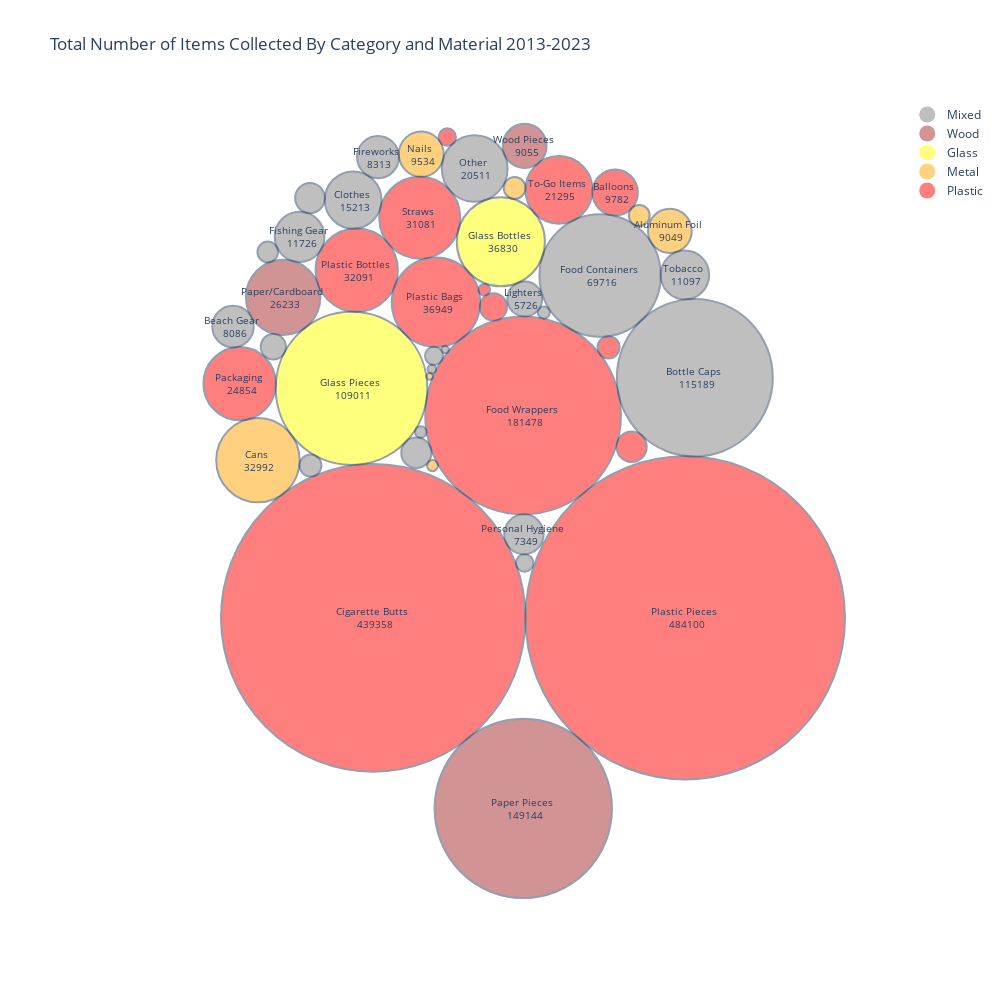

Source (notebook cell):
### Code cell
# Get data from 2013-2023 and make circle packing graph
fig = graph_maker.circle_packing_graph(plot_colors=None)
fig.show()

### Figure 1 — Plotly figure (JSON) as saved in the notebook; plotly's stock layout.template omitted (floating-point values rounded to 4 significant figures)
{"data": [{"marker": {"color": "grey", "opacity": 0.5, "size": 20, "symbol": "circle"}, "mode": "markers", "name": "Mixed", "showlegend": true, "type": "scatter", "x": [null], "y": [null]}, {"marker": {"color": "brown", "opacity": 0.5, "size": 20, "symbol": "circle"}, "mode": "markers", "name": "Wood", "showlegend": true, "type": "scatter", "x": [null], "y": [null]}, {"marker": {"color": "yellow", "opacity": 0.5, "size": 20, "symbol": "circle"}, "mode": "markers", "name": "Glass", "showlegend": true, "type": "scatter", "x": [null], "y": [null]}, {"marker": {"color": "orange", "opacity": 0.5, "size": 20, "symbol": "circle"}, "mode": "markers", "name": "Metal", "showlegend": true, "type": "scatter", "x": [null], "y": [null]}, {"marker": {"color": "red", "opacity": 0.5, "size": 20, "symbol": "circle"}, "mode": "markers", "name": "Plastic", "showlegend": true, "type": "scatter", "x": [null], "y": [null]}], "layout": {"annotations": [{"font": {"size": 10}, "hovertext": "Plastic Pieces <br> 484100", "showarrow": false, "text": "Plastic Pieces <br> 484100", "x": 0.5172, "y": -0.2762}, {"font": {"size": 10}, "hovertext": "Cigarette Butts <br> 439358", "showarrow": false, "text": "Cigarette Butts <br> 439358", "x": -0.2907, "y": -0.2762}, {"font": {"size": 10}, "hovertext": "Food Wrappers <br> 181478", "showarrow": false, "text": "Food Wrappers <br> 181478", "x": 0.09732, "y": 0.2421}, {"font": {"size": 10}, "hovertext": "Paper Pieces <br> 149144", "showarrow": false, "text": "Paper Pieces <br> 149144", "x": 0.09789, "y": -0.7641}, {"font": {"size": 10}, "hovertext": "Bottle Caps <br> 115189", "showarrow": false, "text": "Bottle Caps <br> 115189", "x": 0.542, "y": 0.3388}, {"font": {"size": 10}, "hovertext": "Glass Pieces <br> 109011", "showarrow": false, "text": "Glass Pieces <br> 109011", "x": -0.3469, "y": 0.3116}, {"font": {"size": 10}, "hovertext": "Food Containers <br> 69716", "showarrow": false, "text": "Food Containers <br> 69716", "x": 0.2967, "y": 0.6007}, {"font": {"size": 10}, "hovertext": "Plastic Bags <br> 36949", "showarrow": false, "text": "Plastic Bags <br> 36949", "x": -0.1284, "y": 0.5323}, {"font": {"size": 10}, "hovertext": "Glass Bottles <br> 36830", "showarrow": false, "text": "Glass Bottles <br> 36830", "x": 0.03972, "y": 0.687}, {"font": {"size": 10}, "hovertext": "Cans <br> 32992", "showarrow": false, "text": "Cans <br> 32992", "x": -0.5893, "y": 0.1275}, {"font": {"size": 10}, "hovertext": "Plastic Bottles <br> 32091", "showarrow": false, "text": "Plastic Bottles <br> 32091", "x": -0.3334, "y": 0.6141}, {"font": {"size": 10}, "hovertext": "Straws <br> 31081", "showarrow": false, "text": "Straws <br> 31081", "x": -0.1704, "y": 0.7486}, {"font": {"size": 10}, "hovertext": "Paper/Cardboard <br> 26233", "showarrow": false, "text": "Paper/Cardboard <br> 26233", "x": -0.524, "y": 0.5446}, {"font": {"size": 10}, "hovertext": "Packaging <br> 24854", "showarrow": false, "text": "Packaging <br> 24854", "x": -0.6367, "y": 0.3236}, {"font": {"size": 10}, "hovertext": "To-Go Items <br> 21295", "showarrow": false, "text": "To-Go Items <br> 21295", "x": 0.1903, "y": 0.82}, {"font": {"size": 10}, "hovertext": "Other <br> 20511", "showarrow": false, "text": "Other <br> 20511", "x": -0.02801, "y": 0.8744}, {"font": {"size": 10}, "hovertext": "Clothes <br> 15213", "showarrow": false, "text": "Clothes <br> 15213", "x": -0.3427, "y": 0.7938}, {"font": {"size": 10}, "hovertext": "Fishing Gear <br> 11726", "showarrow": false, "text": "Fishing Gear <br> 11726", "x": -0.4815, "y": 0.6996}, {"font": {"size": 10}, "hovertext": "Tobacco <br> 11097", "showarrow": false, "text": "Tobacco <br> 11097", "x": 0.5164, "y": 0.602}, {"font": {"size": 10}, "hovertext": "Balloons <br> 9782", "showarrow": false, "text": "Balloons <br> 9782", "x": 0.3357, "y": 0.813}, {"font": {"size": 10}, "hovertext": "Nails <br> 9534", "showarrow": false, "text": "Nails <br> 9534", "x": -0.1664, "y": 0.9114}, {"font": {"size": 10}, "hovertext": "Wood Pieces <br> 9055", "showarrow": false, "text": "Wood Pieces <br> 9055", "x": 0.1013, "y": 0.9324}, {"font": {"size": 10}, "hovertext": "Aluminum Foil <br> 9049", "showarrow": false, "text": "Aluminum Foil <br> 9049", "x": 0.4774, "y": 0.7147}, {"font": {"size": 10}, "hovertext": "Fireworks <br> 8313", "showarrow": false, "text": "Fireworks <br> 8313", "x": -0.2784, "y": 0.9039}, {"font": {"size": 10}, "hovertext": "Beach Gear <br> 8086", "showarrow": false, "text": "Beach Gear <br> 8086", "x": -0.6538, "y": 0.4698}, {"font": {"size": 10}, "hovertext": "Personal Hygiene <br> 7349", "showarrow": false, "text": "Personal Hygiene <br> 7349", "x": 0.0996, "y": -0.06214}, {"font": {"size": 10}, "hovertext": "Lighters <br> 5726", "showarrow": false, "text": "Lighters <br> 5726", "x": 0.1016, "y": 0.5404}, {"font": {"size": 10}, "hovertext": "Bandaids <br> 4319", "showarrow": false, "text": "", "x": -0.179, "y": 0.1466}, {"font": {"size": 10}, "hovertext": "Lids <br> 4310", "showarrow": false, "text": "", "x": 0.3785, "y": 0.1621}, {"font": {"size": 10}, "hovertext": "Construction Materials <br> 4176", "showarrow": false, "text": "", "x": -0.4544, "y": 0.7987}, {"font": {"size": 10}, "hovertext": "Utensils <br> 3473", "showarrow": false, "text": "", "x": 0.02048, "y": 0.5201}, {"font": {"size": 10}, "hovertext": "Strapping Bands <br> 3003", "showarrow": false, "text": "", "x": -0.5495, "y": 0.4182}, {"font": {"size": 10}, "hovertext": "6-Pack Holders <br> 2294", "showarrow": false, "text": "", "x": 0.3186, "y": 0.4165}, {"font": {"size": 10}, "hovertext": "PPE <br> 2254", "showarrow": false, "text": "", "x": -0.4531, "y": 0.1137}, {"font": {"size": 10}, "hovertext": "Batteries <br> 2241", "showarrow": false, "text": "", "x": 0.07543, "y": 0.8247}, {"font": {"size": 10}, "hovertext": "Syringes <br> 2059", "showarrow": false, "text": "", "x": 0.3982, "y": 0.7542}, {"font": {"size": 10}, "hovertext": "Footwear <br> 2006", "showarrow": false, "text": "", "x": -0.5639, "y": 0.6609}, {"font": {"size": 10}, "hovertext": "Cigar Tips <br> 1537", "showarrow": false, "text": "", "x": -0.1334, "y": 0.3948}, {"font": {"size": 10}, "hovertext": "Rope <br> 1423", "showarrow": false, "text": "", "x": 0.1014, "y": -0.1355}, {"font": {"size": 10}, "hovertext": "Beverage Bottles <br> 1413", "showarrow": false, "text": "", "x": -0.09891, "y": 0.9552}, {"font": {"size": 10}, "hovertext": "Tires <br> 684", "showarrow": false, "text": "", "x": 0.1511, "y": 0.5056}, {"font": {"size": 10}, "hovertext": "Bagged Pet Waste <br> 636", "showarrow": false, "text": "", "x": -0.1676, "y": 0.1998}, {"font": {"size": 10}, "hovertext": "Beverage Pouches <br> 625", "showarrow": false, "text": "", "x": -0.00314, "y": 0.564}, {"font": {"size": 10}, "hovertext": "Appliances <br> 564", "showarrow": false, "text": "", "x": -0.1372, "y": 0.1137}, {"font": {"size": 10}, "hovertext": "E-Waste <br> 347", "showarrow": false, "text": "", "x": -0.1389, "y": 0.3609}, {"font": {"size": 10}, "hovertext": "Car Parts <br> 260", "showarrow": false, "text": "", "x": -0.1044, "y": 0.4108}, {"font": {"size": 10}, "hovertext": "Bikes <br> 199", "showarrow": false, "text": "", "x": -0.1445, "y": 0.3422}], "autosize": false, "height": 1000, "plot_bgcolor": "rgba(0, 0, 0, 0)", "shapes": [{"fillcolor": "red", "line": {"width": 2}, "opacity": 0.5, "type": "circle", "x0": 0.1035, "x1": 0.9309, "xref": "x", "y0": -0.6899, "y1": 0.1375, "yref": "y"}, {"fillcolor": "red", "line": {"width": 2}, "opacity": 0.5, "type": "circle", "x0": -0.6848, "x1": 0.1035, "xref": "x", "y0": -0.6703, "y1": 0.118, "yref": "y"}, {"fillcolor": "red", "line": {"width": 2}, "opacity": 0.5, "type": "circle", "x0": -0.156, "x1": 0.3506, "xref": "x", "y0": -0.01117, "y1": 0.4954, "yref": "y"}, {"fillcolor": "brown", "line": {"width": 2}, "opacity": 0.5, "type": "circle", "x0": -0.1317, "x1": 0.3275, "xref": "x", "y0": -0.9938, "y1": -0.5345, "yref": "y"}, {"fillcolor": "grey", "line": {"width": 2}, "opacity": 0.5, "type": "circle", "x0": 0.3402, "x1": 0.7438, "xref": "x", "y0": 0.137, "y1": 0.5407, "yref": "y"}, {"fillcolor": "yellow", "line": {"width": 2}, "opacity": 0.5, "type": "circle", "x0": -0.5432, "x1": -0.1506, "xref": "x", "y0": 0.1153, "y1": 0.5079, "yref": "y"}, {"fillcolor": "grey", "line": {"width": 2}, "opacity": 0.5, "type": "circle", "x0": 0.1397, "x1": 0.4537, "xref": "x", "y0": 0.4437, "y1": 0.7577, "yref": "y"}, {"fillcolor": "red", "line": {"width": 2}, "opacity": 0.5, "type": "circle", "x0": -0.2426, "x1": -0.01405, "xref": "x", "y0": 0.418, "y1": 0.6466, "yref": "y"}, {"fillcolor": "yellow", "line": {"width": 2}, "opacity": 0.5, "type": "circle", "x0": -0.07439, "x1": 0.1538, "xref": "x", "y0": 0.5729, "y1": 0.8011, "yref": "y"}, {"fillcolor": "orange", "line": {"width": 2}, "opacity": 0.5, "type": "circle", "x0": -0.6973, "x1": -0.4813, "xref": "x", "y0": 0.01954, "y1": 0.2355, "yref": "y"}, {"fillcolor": "red", "line": {"width": 2}, "opacity": 0.5, "type": "circle", "x0": -0.44, "x1": -0.2269, "xref": "x", "y0": 0.5076, "y1": 0.7207, "yref": "y"}, {"fillcolor": "red", "line": {"width": 2}, "opacity": 0.5, "type": "circle", "x0": -0.2752, "x1": -0.06555, "xref": "x", "y0": 0.6438, "y1": 0.8534, "yref": "y"}, {"fillcolor": "brown", "line": {"width": 2}, "opacity": 0.5, "type": "circle", "x0": -0.6203, "x1": -0.4277, "xref": "x", "y0": 0.4483, "y1": 0.6409, "yref": "y"}, {"fillcolor": "red", "line": {"width": 2}, "opacity": 0.5, "type": "circle", "x0": -0.7305, "x1": -0.543, "xref": "x", "y0": 0.2299, "y1": 0.4174, "yref": "y"}, {"fillcolor": "red", "line": {"width": 2}, "opacity": 0.5, "type": "circle", "x0": 0.1035, "x1": 0.277, "xref": "x", "y0": 0.7332, "y1": 0.9068, "yref": "y"}, {"fillcolor": "grey", "line": {"width": 2}, "opacity": 0.5, "type": "circle", "x0": -0.1132, "x1": 0.05715, "xref": "x", "y0": 0.7892, "y1": 0.9595, "yref": "y"}, {"fillcolor": "grey", "line": {"width": 2}, "opacity": 0.5, "type": "circle", "x0": -0.4161, "x1": -0.2694, "xref": "x", "y0": 0.7204, "y1": 0.8671, "yref": "y"}, {"fillcolor": "grey", "line": {"width": 2}, "opacity": 0.5, "type": "circle", "x0": -0.5459, "x1": -0.4171, "xref": "x", "y0": 0.6352, "y1": 0.7639, "yref": "y"}, {"fillcolor": "grey", "line": {"width": 2}, "opacity": 0.5, "type": "circle", "x0": 0.4537, "x1": 0.579, "xref": "x", "y0": 0.5394, "y1": 0.6647, "yref": "y"}, {"fillcolor": "red", "line": {"width": 2}, "opacity": 0.5, "type": "circle", "x0": 0.2769, "x1": 0.3945, "xref": "x", "y0": 0.7542, "y1": 0.8718, "yref": "y"}, {"fillcolor": "orange", "line": {"width": 2}, "opacity": 0.5, "type": "circle", "x0": -0.2244, "x1": -0.1083, "xref": "x", "y0": 0.8534, "y1": 0.9695, "yref": "y"}, {"fillcolor": "brown", "line": {"width": 2}, "opacity": 0.5, "type": "circle", "x0": 0.04472, "x1": 0.1579, "xref": "x", "y0": 0.8758, "y1": 0.989, "yref": "y"}, {"fillcolor": "orange", "line": {"width": 2}, "opacity": 0.5, "type": "circle", "x0": 0.4208, "x1": 0.5339, "xref": "x", "y0": 0.6581, "y1": 0.7712, "yref": "y"}, {"fillcolor": "grey", "line": {"width": 2}, "opacity": 0.5, "type": "circle", "x0": -0.3326, "x1": -0.2242, "xref": "x", "y0": 0.8497, "y1": 0.9581, "yref": "y"}, {"fillcolor": "grey", "line": {"width": 2}, "opacity": 0.5, "type": "circle", "x0": -0.7072, "x1": -0.6003, "xref": "x", "y0": 0.4164, "y1": 0.5233, "yref": "y"}, {"fillcolor": "grey", "line": {"width": 2}, "opacity": 0.5, "type": "circle", "x0": 0.04862, "x1": 0.1506, "xref": "x", "y0": -0.1131, "y1": -0.01116, "yref": "y"}, {"fillcolor": "grey", "line": {"width": 2}, "opacity": 0.5, "type": "circle", "x0": 0.0566, "x1": 0.1466, "xref": "x", "y0": 0.4954, "y1": 0.5854, "yref": "y"}, {"fillcolor": "grey", "line": {"width": 2}, "opacity": 0.5, "type": "circle", "x0": -0.2181, "x1": -0.1399, "xref": "x", "y0": 0.1075, "y1": 0.1857, "yref": "y"}, {"fillcolor": "red", "line": {"width": 2}, "opacity": 0.5, "type": "circle", "x0": 0.3394, "x1": 0.4175, "xref": "x", "y0": 0.123, "y1": 0.2011, "yref": "y"}, {"fillcolor": "grey", "line": {"width": 2}, "opacity": 0.5, "type": "circle", "x0": -0.4928, "x1": -0.416, "xref": "x", "y0": 0.7603, "y1": 0.8372, "yref": "y"}, {"fillcolor": "red", "line": {"width": 2}, "opacity": 0.5, "type": "circle", "x0": -0.01456, "x1": 0.05552, "xref": "x", "y0": 0.485, "y1": 0.5551, "yref": "y"}, {"fillcolor": "grey", "line": {"width": 2}, "opacity": 0.5, "type": "circle", "x0": -0.582, "x1": -0.5169, "xref": "x", "y0": 0.3857, "y1": 0.4508, "yref": "y"}, {"fillcolor": "red", "line": {"width": 2}, "opacity": 0.5, "type": "circle", "x0": 0.2902, "x1": 0.3471, "xref": "x", "y0": 0.3881, "y1": 0.445, "yref": "y"}, {"fillcolor": "grey", "line": {"width": 2}, "opacity": 0.5, "type": "circle", "x0": -0.4813, "x1": -0.4248, "xref": "x", "y0": 0.0855, "y1": 0.142, "yref": "y"}, {"fillcolor": "orange", "line": {"width": 2}, "opacity": 0.5, "type": "circle", "x0": 0.04728, "x1": 0.1036, "xref": "x", "y0": 0.7965, "y1": 0.8528, "yref": "y"}, {"fillcolor": "orange", "line": {"width": 2}, "opacity": 0.5, "type": "circle", "x0": 0.3712, "x1": 0.4251, "xref": "x", "y0": 0.7272, "y1": 0.7812, "yref": "y"}, {"fillcolor": "grey", "line": {"width": 2}, "opacity": 0.5, "type": "circle", "x0": -0.5905, "x1": -0.5372, "xref": "x", "y0": 0.6342, "y1": 0.6875, "yref": "y"}, {"fillcolor": "grey", "line": {"width": 2}, "opacity": 0.5, "type": "circle", "x0": -0.1567, "x1": -0.11, "xref": "x", "y0": 0.3715, "y1": 0.4181, "yref": "y"}, {"fillcolor": "grey", "line": {"width": 2}, "opacity": 0.5, "type": "circle", "x0": 0.07899, "x1": 0.1239, "xref": "x", "y0": -0.158, "y1": -0.1131, "yref": "y"}, {"fillcolor": "red", "line": {"width": 2}, "opacity": 0.5, "type": "circle", "x0": -0.1213, "x1": -0.07656, "xref": "x", "y0": 0.9329, "y1": 0.9776, "yref": "y"}, {"fillcolor": "grey", "line": {"width": 2}, "opacity": 0.5, "type": "circle", "x0": 0.1356, "x1": 0.1667, "xref": "x", "y0": 0.49, "y1": 0.5211, "yref": "y"}, {"fillcolor": "grey", "line": {"width": 2}, "opacity": 0.5, "type": "circle", "x0": -0.1826, "x1": -0.1526, "xref": "x", "y0": 0.1848, "y1": 0.2148, "yref": "y"}, {"fillcolor": "red", "line": {"width": 2}, "opacity": 0.5, "type": "circle", "x0": -0.01801, "x1": 0.01172, "xref": "x", "y0": 0.5491, "y1": 0.5789, "yref": "y"}, {"fillcolor": "orange", "line": {"width": 2}, "opacity": 0.5, "type": "circle", "x0": -0.1514, "x1": -0.1231, "xref": "x", "y0": 0.09955, "y1": 0.1278, "yref": "y"}, {"fillcolor": "grey", "line": {"width": 2}, "opacity": 0.5, "type": "circle", "x0": -0.15, "x1": -0.1278, "xref": "x", "y0": 0.3498, "y1": 0.3719, "yref": "y"}, {"fillcolor": "grey", "line": {"width": 2}, "opacity": 0.5, "type": "circle", "x0": -0.1139, "x1": -0.09477, "xref": "x", "y0": 0.4012, "y1": 0.4204, "yref": "y"}, {"fillcolor": "orange", "line": {"width": 2}, "opacity": 0.5, "type": "circle", "x0": -0.1529, "x1": -0.1361, "xref": "x", "y0": 0.3338, "y1": 0.3506, "yref": "y"}], "title": {"text": "Total Number of Items Collected By Category and Material 2013-2023"}, "width": 1000, "xaxis": {"range": [-1.05, 1.05], "showgrid": false, "showticklabels": false, "zeroline": false}, "yaxis": {"range": [-1.05, 1.05], "showgrid": false, "showticklabels": false, "zeroline": false}}}
